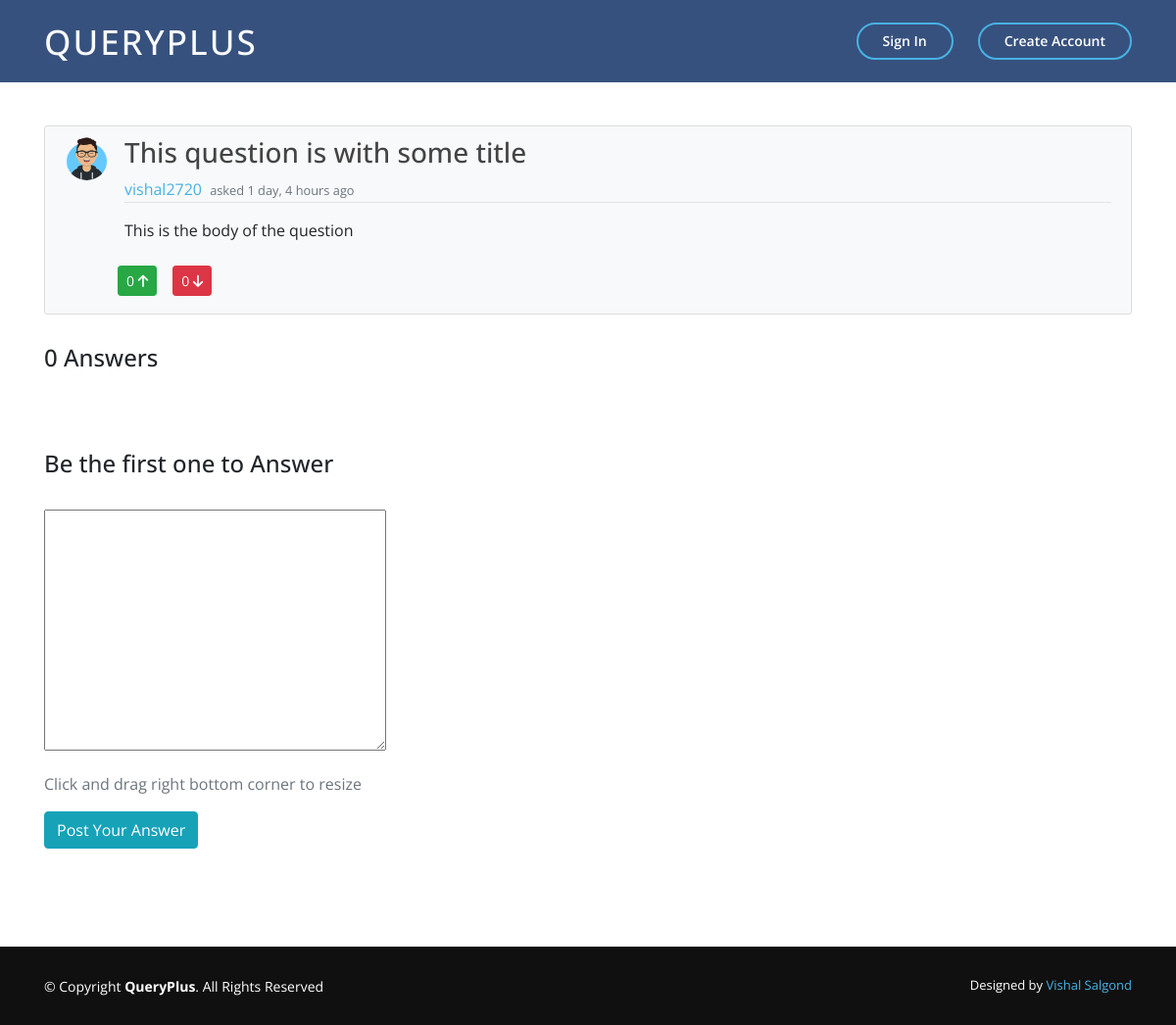
The page /question/19/ on the database as committed earlier.
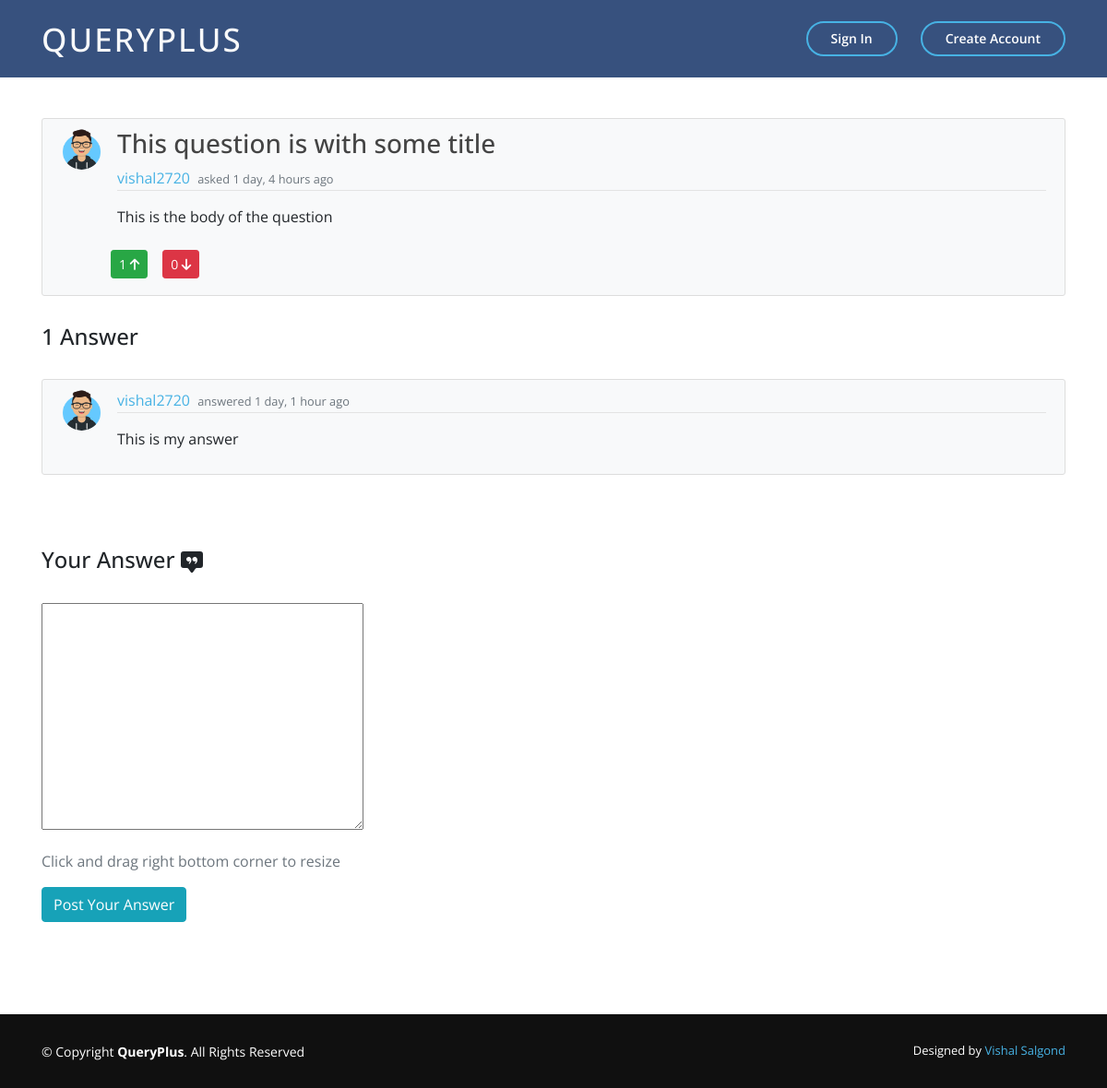
The same page on the database as committed later.
### main_app/models.py (models this page shows, shortened)
class Question(models.Model):
    title = models.CharField(max_length=100, null=True)
    question = RichTextField()
    date_posted = models.DateTimeField(auto_now_add=True)
    author = models.ForeignKey(User, on_delete=models.CASCADE)
    upvotes = models.ManyToManyField(User, related_name='upvotes', blank=True)
    downvotes = models.ManyToManyField(User, related_name='downvotes', blank=True)

class Profile(models.Model):
    user = models.OneToOneField(User, on_delete=models.CASCADE)
    image = models.ImageField(default='default.jpg',upload_to='profile_pics')

class Answer(models.Model):
    content = RichTextField(blank=True, null=True)
    date_posted = models.DateTimeField(default=timezone.now)
    author = models.ForeignKey(User, on_delete=models.CASCADE)
    answered_to = models.ForeignKey(Question, on_delete=models.CASCADE)

### main_app/views.py (the view, shortened to what this page needs)
# urls.py: path('question/<int:pk>/', QuestionDetailView.as_view(), name='question-detail'),
class QuestionDetailView(DetailView):
    model = Question
    def get_context_data(self, *args, **kwargs):
        context = super(QuestionDetailView,
             self).get_context_data(*args, **kwargs)
        context["form"] = AnswerForm()
        context["answers"] = Answer.objects.filter(answered_to=context["question"])
        context["count"] =  Answer.objects.filter(answered_to=context["question"]).count()
        return context

### main_app/forms.py
class AnswerForm(forms.ModelForm):
    class Meta:
        model = Answer
        fields = ["content"]

### main_app/templates/main_app/question_detail.html (shortened to what this page needs)
{% extends "main_app/base.html" %}
{% load crispy_forms_tags %}
{% load i18n %}
{% block content %}
    <div style="margin-bottom: 100px;" class="container">
    <article class="media content-section mt-5 bg-light">
        <img class="rounded-circle article-img" src="{{ object.author.profile.image.url }}" alt="user_image">
        <div class="media-body">
        <div class="article-metadata">
            <h3 class="article-title">{{ question.title|safe }}</h3>
            <a class="mr-1" href="{% url 'user-profile' question.author.username %}">{{ question.author }}</a>
            <small class="text-muted">asked {{ question.date_posted|timesince }} ago</small>
        </div>
            <p class="article-title">{{ question.question|safe }}</p>
            {% if user != question.author %}
            <form action="{% url 'question-upvote' object.id %}" method="POST">
                <div class="row">
                    <button type="submit" class="btn btn-success btn-sm m-2"> {{ question.upvotes.count }} <i class='fas fa-arrow-up'></i></button>
                    <button type="submit" class="btn btn-danger btn-sm m-2"> {{ question.downvotes.count }} <i class='fas fa-arrow-down'></i></button>
                </div>
            </form>
            {% endif %}
        </div>
    </article>
    <br>
    {% if count  %}
        {% for ans in answers %}
            <article class="media content-section bg-light">
                <img class="rounded-circle article-img" src="{{ ans.author.profile.image.url }}" alt="">
                <div class="media-body">
                <div class="article-metadata">
                    <a class="mr-1" href="{% url 'user-profile' ans.author.username %}">{{ ans.author }}</a>
                    <small class="text-muted">answered {{ ans.date_posted|timesince }} ago</small>
                </div>
                <p>{{ ans.content|safe }}</p>
                </div>
            </article>
        {% endfor %}
    {% endif %}
    <form method="POST">
        <fieldset class="form-group">
            {% if count  %}
                <h4 class="mt-5">Your Answer
                </h4>
                <br>
            {% else %}
                <h4 class="mt-5">Be the first one to Answer</h4>
                <br>
            {% endif %}
            <div>
                {{ form.content|safe }} {{ form.media }}
            </div>
        </fieldset>
        <div class="mb-3 text-muted">
            <span>Click and drag right bottom corner to resize</span>
        </div>
        <div class="form-group">
            <button class="btn btn-info" type="submit">Post Your Answer</button>
        </div>
    </form>
</div>
{% endblock content %}

Rows that differ between the two databases and show on the page:
computed for Question "This question is with some title": upvotes.count "0" → "1"
added Answer: author.profile.image (picture), author "vishal2720", date_posted "1 day, 1 hour", content "This is my answer"
Other text that changed with them:
text no longer shown: "0 Answers Be the first one to Answer"
text now shown: "1 Answer Your Answer"
